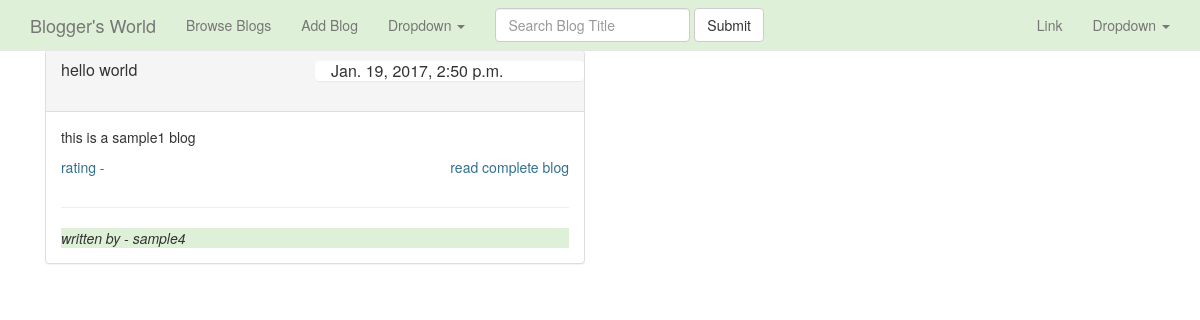
The app's page /blog/view_all/, older data.
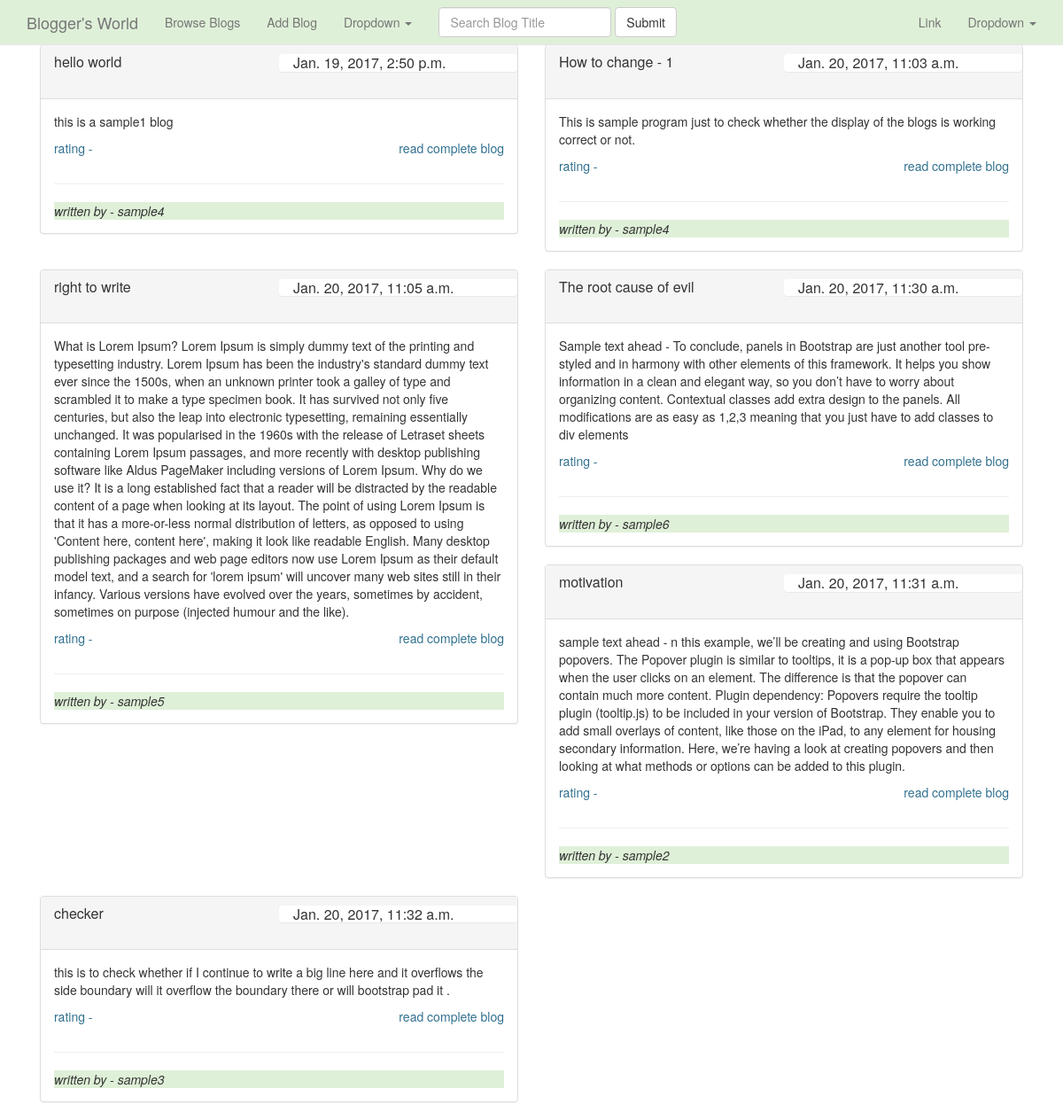
The same page, newer data.
### blog/models.py (models this page shows, shortened)
class Blog(models.Model):
    author = models.ForeignKey(User, on_delete=models.CASCADE)
    title = models.CharField(max_length=150)
    content = models.TextField()
    created_on = models.DateTimeField()

### blog/views.py (the view)
class ViewAll(ListView) :
    template_name = 'blog/view_all_blogs.html'
    model = Blog

### templates/blog/view_all_blogs.html
{% extends 'base.html' %}
{% block contents %}
    <div class="container">
        {% for obj in object_list %}
            <div class="col-md-6">
            <div class="panel panel-default">
                <div class="panel-heading">
                    <div class="row">
                        <div class="col-md-6">
                            <h3 class="panel-title">{{ obj.title }}</h3>
                        </div>
                        <div class="panel col-md-6">
                            <h4 class="panel-title" > {{ obj.created_on }}</h4>
                        </div>
                    </div>
                </div >
                <div class="panel-body">
                    <p>
                        {{ obj.content }}
                    </p>
                    <div class="row">
                        <div class="text-left col-md-8">
                            <p class="text-info">rating - {{ obj.rating }}</p>
                        </div>
                        <div class="text-right col-md-4">
                            <a class="text-info" href="{% url 'single_blog' obj.id %}">read complete blog</a>
                        </div>
                    </div>
                    <hr>
                    <div class="bg-success">
                        <i>written by - {{ obj.author.username }}</i>
                    </div>
                </div >
            </div >
            </div>
        {% endfor %}
    </div>
{% endblock contents %}

### templates/base.html (shortened to what this page needs)
<!DOCTYPE html>
<html lang="en">
<head>
    <link rel="stylesheet" href="https://maxcdn.bootstrapcdn.com/bootstrap/3.3.7/css/bootstrap.min.css" />
</head>
<body style="padding-top:50px">
    <nav class="navbar navbar-default navbar-fixed-top bg-primary">
        <div class="container-fluid bg-success">
            <div class="container-fluid">
                <div class="navbar-header">
                    <a class="navbar-brand" href="{% url 'home' %}">Blogger's World</a>
                </div >
                <div class="collapse navbar-collapse bg-success" id="bs-example-navbar-collapse-1">
                    <ul class="nav navbar-nav">
                        <li class=""><a href="{%  url 'view_all' %}">Browse Blogs <span class="sr-only">(current)</span></a></li>
                        <li><a href="{% url 'add_blog' %}">Add Blog</a></li>
                        <li class="dropdown">
                            <a href="#" class="dropdown-toggle" data-toggle="dropdown" role="button" aria-haspopup="true" aria-expanded="false">Dropdown <span class="caret"></span></a>
                        </li>
                        </ul>
                        <form class="navbar-form navbar-left" role="search">
                            <div class="form-group">
                                <input type="text" class="form-control" placeholder="Search Blog Title">
                            </div >
                            <button type="submit" class="btn btn-default">Submit</button>
                        </form>
                        <ul class="nav navbar-nav navbar-right">
                            <li><a href="#">Link</a></li>
                            <li class="dropdown">
                                <a href="#" class="dropdown-toggle" data-toggle="dropdown" role="button" aria-haspopup="true" aria-expanded="false">Dropdown <span class="caret"></span></a>
                            </li>
                        </ul>
                    </div >
            </div >
        </div>
    </nav>
    <div id="container">
        {% block contents %}
        {% endblock contents %}
    </div>
</body>
</html>

Row changes from the older to the newer data that the page shows:
added Blog: title "How to change - 1", created_on "Jan. 20, 2017, 11:03 a.m.", content "This is sample program just to check whether the display of the blogs is working correct or not.", author.username "sample4"
added Blog: title "right to write", created_on "Jan. 20, 2017, 11:05 a.m.", content "What is Lorem Ipsum? Lorem Ipsum is simply dummy text of the printing and typesetting industry. Lorem Ipsum has been the industry's standard dummy text ever since the 1500s, when an unknown printer took a galley of type and scrambled it to make a type specimen book. It has survived not only five centuries, but also the leap into electronic typesetting, remaining essentially unchanged. It was popularised in the 1960s with the release of Letraset sheets containing Lorem Ipsum passages, and more recently with desktop publishing software like Aldus PageMaker including versions of Lorem Ipsum. Why do we use it? It is a long established fact that a reader will be distracted by the readable…", author.username "sample5"
added Blog: title "The root cause of evil", created_on "Jan. 20, 2017, 11:30 a.m.", content "Sample text ahead - To conclude, panels in Bootstrap are just another tool pre-styled and in harmony with other elements of this framework. It helps you show information in a clean and elegant way, so you don’t have to worry about organizing content. Contextual classes add extra design to the panels. All modifications are as easy as 1,2,3 meaning that you just have to add classes to div elements", author.username "sample6"
added Blog: title "motivation", created_on "Jan. 20, 2017, 11:31 a.m.", content "sample text ahead - n this example, we’ll be creating and using Bootstrap popovers. The Popover plugin is similar to tooltips, it is a pop-up box that appears when the user clicks on an element. The difference is that the popover can contain much more content. Plugin dependency: Popovers require the tooltip plugin (tooltip.js) to be included in your version of Bootstrap. They enable you to add small overlays of content, like those on the iPad, to any element for housing secondary information. Here, we’re having a look at creating popovers and then looking at what methods or options can be added to this plugin.", author.username "sample2"
added Blog: title "checker", created_on "Jan. 20, 2017, 11:32 a.m.", content "this is to check whether if I continue to write a big line here and it overflows the side boundary will it overflow the boundary there or will bootstrap pad it .", author.username "sample3"
